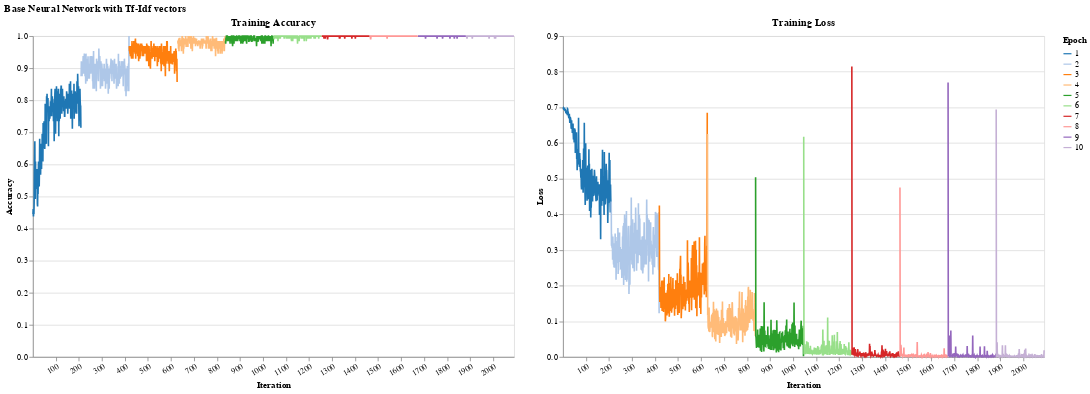

This figure's notebook cell:
### Code cell
# Drop out

print("Train model")
models_dir = Path('models/gb')

if not models_dir.exists():
    models_dir.mkdir(parents=True, exist_ok=True)

train_config = TrainConfig(
    num_epochs      = 10,
    early_stop      = False,
    violation_limit = 5,
    optimizer_params= {"lr": 0.001, "weight_decay": 0.01, }
)

dataloader = DataLoader(train_data_nn, batch_size=128, shuffle=True)

USE_CACHE = False

model_nn = NeuralNetwork(
    input_size=len(tfidf_encoder.vocabulary_),
    hidden_size=128,
    dropout=0.5,
    device='cpu'
)

if (models_dir / 'model_nn.pt').exists() and USE_CACHE:
    model_nn = load_model(model_nn, models_dir, 'model_nn')
else:
    model_nn.fit(dataloader, train_config, disable_progress_bar=False)
    save_model(model_nn, models_dir, "model_nn")


with torch.no_grad():
    # X_test = torch.stack([dta[0] for dta in test])
    X_test = torch.stack([test[0] for test in test_data_nn]).to(model_nn.device)
    y_test = torch.stack([test[1] for test in test_data_nn]).to(model_nn.device)
    y_pred = model_nn.predict(X_test)


print(precision_recall_fscore_support(y_test, y_pred, average='binary'))
print("AUC", roc_auc_score(y_test, y_pred))

# Plot training accuracy and loss side-by-side
plot_results(model_nn, train_config, dataloader)

### Figure 1 — Vega-Lite specification as saved in the notebook (floating-point values rounded to 4 significant figures; data arrays with more than 128 entries replaced by an {"elided": "..."} marker saying what was removed)
{"config": {"view": {"continuousWidth": 300, "continuousHeight": 300}}, "hconcat": [{"mark": {"type": "line"}, "encoding": {"color": {"field": "epoch", "scale": {"scheme": "category20"}, "title": "Epoch", "type": "nominal"}, "x": {"axis": {"labelAngle": -30, "title": "Iteration", "values": [0, 100, 200, 300, 400, 500, 600, 700, 800, 900, 1000, 1100, 1200, 1300, 1400, 1500, 1600, 1700, 1800, 1900, 2000]}, "field": "iteration", "type": "nominal"}, "y": {"axis": {"title": "Accuracy"}, "field": "training_acc", "type": "quantitative"}}, "height": 400, "title": "Training Accuracy", "width": 600}, {"mark": {"type": "line"}, "encoding": {"color": {"field": "epoch", "scale": {"scheme": "category20"}, "title": "Epoch", "type": "nominal"}, "x": {"axis": {"labelAngle": -30, "title": "Iteration", "values": [0, 100, 200, 300, 400, 500, 600, 700, 800, 900, 1000, 1100, 1200, 1300, 1400, 1500, 1600, 1700, 1800, 1900, 2000]}, "field": "iteration", "type": "nominal"}, "y": {"axis": {"title": "Loss"}, "field": "training_loss", "type": "quantitative"}}, "height": 400, "title": "Training Loss", "width": 600}], "data": {"name": "data-4239c3033e861322e6395b6051f687df"}, "title": "Base Neural Network with Tf-Idf vectors", "$schema": "https://vega.github.io/schema/vega-lite/v5.17.0.json", "datasets": {"data-4239c3033e861322e6395b6051f687df": {"elided": "2090 records"}}}
